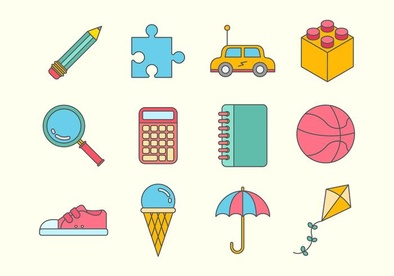
#> input picture contar2.jpg, 394 x 276 px, shrunk from 700 x 490 before the run
$ jupyter execute MomentoImagen.ipynb
#> lines starting #> are read from the running program, lines starting #| are printed output that depends on the picture; after the words box and inside, x2 and y2 are one past the last pixel; in counts of white or black regions, pixels touching at a corner belong together
[cell 1]
import cv2
import numpy as np
import matplotlib.pyplot as plt

def convertir_pixeles_a_cm(area_px, perimetro_px, pixeles_por_cm):
    area_cm2 = area_px / (pixeles_por_cm ** 2)
    perimetro_cm = perimetro_px / pixeles_por_cm
    return area_cm2, perimetro_cm

img = cv2.imread('contar2.jpg')
#> img is the input picture: shape (276, 394, 3); mean B, G, R 217.8, 234.9, 236.5
gray=cv2.cvtColor(img,cv2.COLOR_BGR2GRAY)

ret,bin=cv2.threshold(gray,200,255,cv2.THRESH_BINARY_INV)
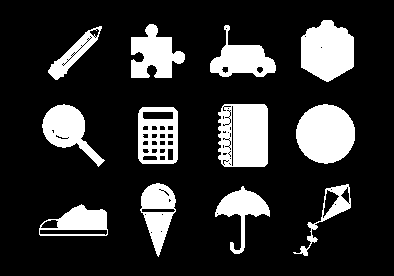
#> bin: shape (276, 394); 18.6% white; 12 white regions
contorno,jerarquia=cv2.findContours(bin,cv2.RETR_EXTERNAL,cv2.CHAIN_APPROX_SIMPLE)
#> contorno = 12 contours; largest, box (x1, y1, x2, y2) and area: (218, 104, 268, 167) 2904, (296, 104, 355, 164) 2661, (301, 20, 354, 82) 2423, (138, 107, 178, 164) 2150, (131, 24, 185, 78) 1638; jerarquia = [[1, -1, -1, -1], [2, 0, -1, -1], [3, 1, -1, -1], [4, 2, -1, -1], [5, 3, -1, -1], [6, 4, -1, -1], [7, 5, -1, -1], [8, 6, -1, -1], [9, 7, -1, -1], [10, 8, -1, -1], [11, 9, -1, -1], [-1, 10, -1, -1]]

perimetros=[]
areas=[]

for i in range(len(contorno)):
    cont = contorno[i]
    momento = cv2.moments(cont)
    if momento['m00']!=0:
        #centroide
        cx=int(momento['m10']/momento['m00'])
        cy=int(momento['m01']/momento['m00'])
    else:
        cx,cy = 0,0

    area = cv2.contourArea(cont)
    perimetro = cv2.arcLength(cont,True)

    perimetros.append(perimetro)
    areas.append(area)

    cv2.circle(img,(cx,cy),5,(0,255,0),-1)
    x,y,w,h = cv2.boundingRect(cont)
    cv2.rectangle(img,(x,y),(x+w,y+h),(0,255,0),3)
#> this loop made 12 passes
#> (cx, cy, area, perimetro, x, y, w, h) on passes 1 to 12: (76, 223, 1482, 180.1, 39, 204, 69, 32), (241, 208, 1161, 261.8, 215, 186, 55, 68), (331, 206, 853.5, 268.6, 293, 184, 58, 72), (157, 211, 1515, 185.7, 140, 183, 36, 74), (157, 135, 2150.5, 181.2, 138, 107, 40, 57), (325, 133, 2661, 194.2, 296, 104, 59, 60), (243, 135, 2904.5, 236.3, 218, 104, 50, 63), (67, 129, 1619.5, 210.4, 42, 104, 63, 63), (73, 53, 836, 162.8, 48, 26, 54, 54), (241, 60, 1559, 222.2, 210, 25, 66, 52), (153, 54, 1638, 276, 131, 24, 54, 54), (326, 50, 2423, 197.2, 301, 20, 53, 62)
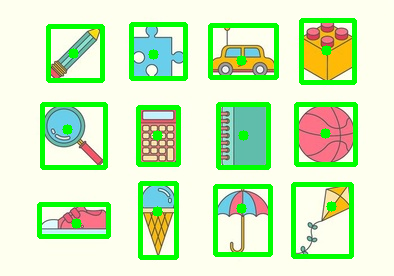
#> img: shape (276, 394, 3); 13.34% of pixels changed, all inside (x1, y1, x2, y2) = (37, 18, 358, 260)
#> after the loop, areas = [1482, 1161, 853.5, 1515, 2150.5, 2661, 2904.5, 1619.5, 836, 1559, 1638, 2423]; perimetros = [180.1, 261.8, 268.6, 185.7, 181.2, 194.2, 236.3, 210.4, 162.8, 222.2, 276, 197.2]

plt.figure(figsize=(10,5))
plt.subplot(1,2,1)
plt.imshow(cv2.cvtColor(img,cv2.COLOR_BGR2RGB))
plt.subplot(1,2,2)
plt.imshow(bin,cmap='gray')
plt.show()

pixeles_por_cm = 37.79

for i, (perimetro, area) in enumerate(zip(perimetros, areas)):
    area_cm2, perimetro_cm = convertir_pixeles_a_cm(area, perimetro, pixeles_por_cm)
    print(f'Contorno {i+1}: Perímetro = {perimetro:.2f} px ({perimetro_cm:.2f} cm) Área = {area:.2f} px² ({area_cm2:.2f} cm²)')
#> this loop made 12 passes
#> (perimetro, area, area_cm2, perimetro_cm) on passes 1 to 12: (180.1, 1482, 1.04, 4.77), (261.8, 1161, 0.813, 6.93), (268.6, 853.5, 0.598, 7.11), (185.7, 1515, 1.06, 4.91), (181.2, 2150.5, 1.51, 4.8), (194.2, 2661, 1.86, 5.14), (236.3, 2904.5, 2.03, 6.25), (210.4, 1619.5, 1.13, 5.57), (162.8, 836, 0.585, 4.31), (222.2, 1559, 1.09, 5.88), (276, 1638, 1.15, 7.3), (197.2, 2423, 1.7, 5.22)
#| Contorno 1: Perímetro = 180.08 px (4.77 cm) Área = 1482.00 px² (1.04 cm²)
#| Contorno 2: Perímetro = 261.82 px (6.93 cm) Área = 1161.00 px² (0.81 cm²)
#| Contorno 3: Perímetro = 268.55 px (7.11 cm) Área = 853.50 px² (0.60 cm²)
#| Contorno 4: Perímetro = 185.68 px (4.91 cm) Área = 1515.00 px² (1.06 cm²)
#| Contorno 5: Perímetro = 181.21 px (4.80 cm) Área = 2150.50 px² (1.51 cm²)
#| Contorno 6: Perímetro = 194.17 px (5.14 cm) Área = 2661.00 px² (1.86 cm²)
#| Contorno 7: Perímetro = 236.33 px (6.25 cm) Área = 2904.50 px² (2.03 cm²)
#| Contorno 8: Perímetro = 210.35 px (5.57 cm) Área = 1619.50 px² (1.13 cm²)
#> (further printed lines are left out)

Calculos de momentos de HU

[cell 2]
import cv2
import numpy as np
import matplotlib.pyplot as plt

def convertir_pixeles_a_cm(area_px, perimetro_px, pixeles_por_cm):
    area_cm2 = area_px / (pixeles_por_cm ** 2)
    perimetro_cm = perimetro_px / pixeles_por_cm
    return area_cm2, perimetro_cm

img = cv2.imread('contar5.jpg')
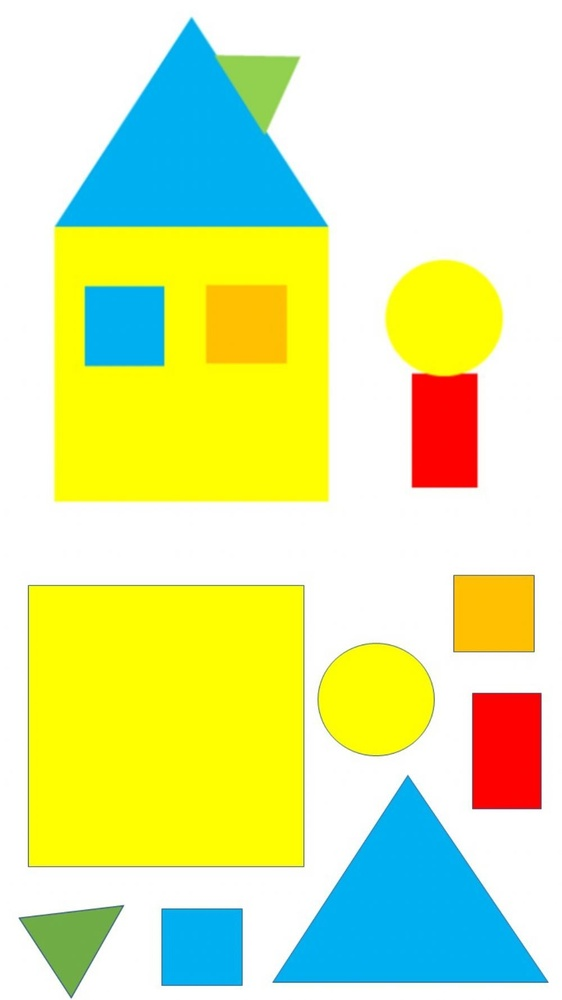
#> input picture contar5.jpg, 562 x 1000 px, shrunk from 1000 x 1778 before the run
#> img is the input picture: shape (1000, 562, 3); mean B, G, R 164.8, 234.8, 220.5
gray=cv2.cvtColor(img,cv2.COLOR_BGR2GRAY)
#> gray: shape (1000, 562)

ret,bin=cv2.threshold(gray,200,255,cv2.THRESH_BINARY_INV)
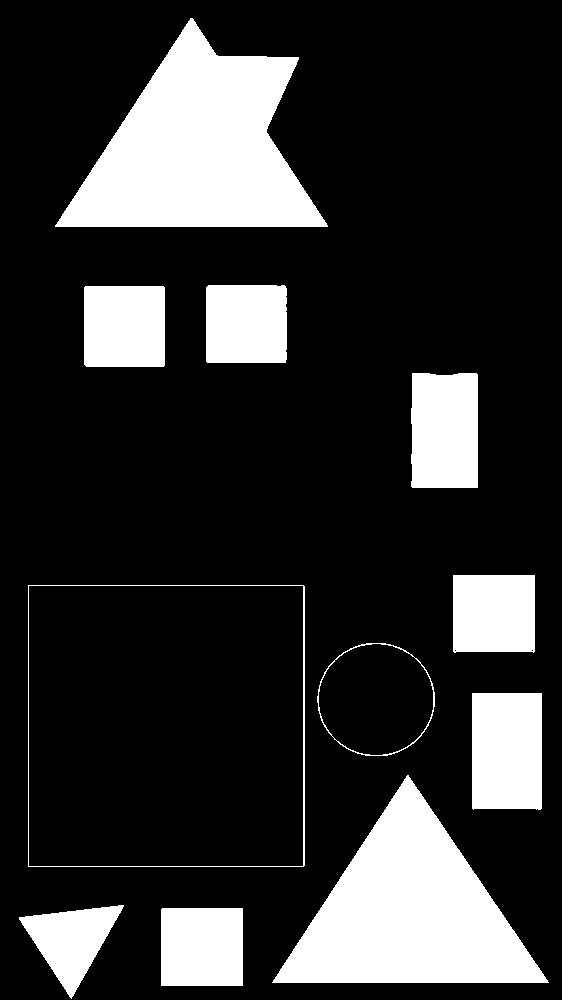
#> bin: shape (1000, 562); 19.4% white; 11 white regions
contorno,jerarquia=cv2.findContours(bin,cv2.RETR_EXTERNAL,cv2.CHAIN_APPROX_SIMPLE)
#> contorno = 11 contours; largest, box (x1, y1, x2, y2) and area: (28, 585, 305, 867) 77555, (55, 18, 328, 227) 31584, (272, 775, 549, 983) 28636, (317, 643, 435, 756) 10322, (472, 693, 542, 810) 7940; jerarquia = [[1, -1, -1, -1], [2, 0, -1, -1], [3, 1, -1, -1], [4, 2, -1, -1], [5, 3, -1, -1], [6, 4, -1, -1], [7, 5, -1, -1], [8, 6, -1, -1], [9, 7, -1, -1], [10, 8, -1, -1], [-1, 9, -1, -1]]

perimetros=[]
areas=[]

for i in range(len(contorno)):
    cont = contorno[i]
    momento = cv2.moments(cont)
    if momento['m00']!=0:
        #centroide
        cx=int(momento['m10']/momento['m00'])
        cy=int(momento['m01']/momento['m00'])
    else:
        cx,cy = 0,0

    area = cv2.contourArea(cont)
    perimetro = cv2.arcLength(cont,True)

    perimetros.append(perimetro)
    areas.append(area)

    #cv2.circle(img,(cx,cy),5,(0,255,0),-1)
    #x,y,w,h = cv2.boundingRect(cont)
    #cv2.rectangle(img,(x,y),(x+w,y+h),(0,255,0),3)

    #aproximar contorno // momentos de HU
    epsilon = 0.04 * perimetro
    approx = cv2.approxPolyDP(cont, epsilon, True)

    cv2.drawContours(img, [approx], -1, (255, 0, 0), 2)
    cv2.circle(img, (cx, cy), 5, (0, 255, 0), -1)

    hu = cv2.HuMoments(momento)
    hu_log = -np.sign(hu) * np.log10(np.abs(hu))
    print(f"\nFigura {i+1} - Momentos de Hu:")
    for j in range(7):
        print(f"  Hu[{j+1}] = {hu_log[j][0]:.5f}")
#> this loop made 11 passes
#> (cx, cy, area, perimetro, epsilon, approx, hu_log) on passes 1, 2, 3, 4, 6: (201, 946, 6236.5, 315.4, 12.62, [[161, 909], [161, 985], [242, 985], [242, 908]], [0.778, 4.15, 9.12, 10.1, 19.71, -13.39, -20.67]), (70, 940, 4592, 326, 13.04, [[123, 905], [19, 917], [71, 998]], [0.712, 3.19, 2.34, 4.65, 8.16, 6.26, -8.79]), (409, 912, 28636.5, 804.9, 32.2, [[272, 982], [548, 982], [408, 775]], [0.711, 3.12, 2.33, 4.69, -8.23, -6.27, -8.69]), (506, 750, 7940, 370.5, 14.82, [[472, 693], [472, 808], [540, 809], [541, 693]], [0.724, 2.1, 7.64, 8.63, 16.76, 11.17, 18.07]), (165, 725, 77555, 1112.8, 44.51, [[28, 585], [28, 866], [303, 866], [304, 586]], [0.778, 5.05, 10.98, 11.94, -23.41, -14.47, -33.27])
#> (cx, cy, area, perimetro, epsilon, hu_log) on passes 5, 11: (375, 699, 10322.5, 380.1, 15.2, [0.798, 4.52, 8.19, 11.44, 22.93, -14.7, 21.25]), (197, 149, 31584, 875.2, 35.01, [0.724, 2.97, 2.63, 4.66, -9, 6.42, 8.31])
#> (printed output is left out)
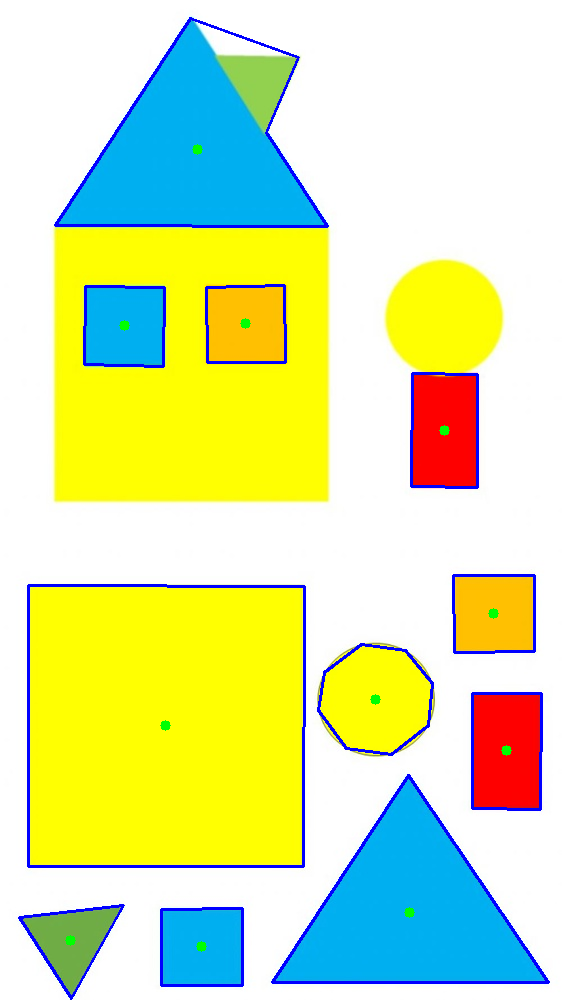
#> img: shape (1000, 562, 3); 3.05% of pixels changed, all inside (x1, y1, x2, y2) = (18, 17, 550, 1000)
#> after the loop, areas = [6236.5, 4592, 28636.5, 7940, 10322.5, 77555, 6159, 7396.5, 6396.5, 6141, 31584]; perimetros = [315.4, 326, 804.9, 370.5, 380.1, 1112.8, 315.7, 361.6, 317.1, 314.6, 875.2]


plt.figure(figsize=(10,5))
plt.subplot(1,2,1)
plt.imshow(cv2.cvtColor(img,cv2.COLOR_BGR2RGB))
plt.axis('off')
plt.subplot(1,2,2)
plt.imshow(bin,cmap='gray')
plt.axis('off')
plt.show()
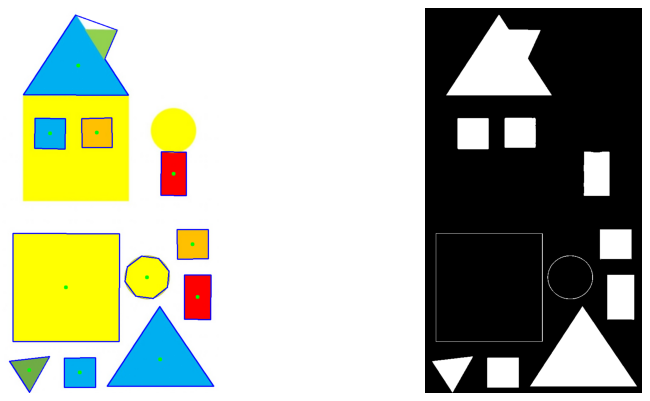
#> figure drawn by matplotlib, 2 panels

for i, (perimetro, area) in enumerate(zip(perimetros, areas)):
    area_cm2, perimetro_cm = convertir_pixeles_a_cm(area, perimetro, pixeles_por_cm)
    print(f'Contorno {i+1}: Perímetro = {perimetro:.2f} px ({perimetro_cm:.2f} cm) Área = {area:.2f} px² ({area_cm2:.2f} cm²)')
#> this loop made 11 passes
#> (perimetro, area, area_cm2, perimetro_cm) on passes 3, 6, 11: (804.9, 28636.5, 20.05, 21.3), (1112.8, 77555, 54.31, 29.45), (875.2, 31584, 22.12, 23.16)
#| Contorno 1: Perímetro = 315.41 px (8.35 cm) Área = 6236.50 px² (4.37 cm²)
#| Contorno 2: Perímetro = 326.05 px (8.63 cm) Área = 4592.00 px² (3.22 cm²)
#| Contorno 3: Perímetro = 804.91 px (21.30 cm) Área = 28636.50 px² (20.05 cm²)
#| Contorno 4: Perímetro = 370.49 px (9.80 cm) Área = 7940.00 px² (5.56 cm²)
#| Contorno 5: Perímetro = 380.09 px (10.06 cm) Área = 10322.50 px² (7.23 cm²)
#| Contorno 6: Perímetro = 1112.83 px (29.45 cm) Área = 77555.00 px² (54.31 cm²)
#| Contorno 7: Perímetro = 315.66 px (8.35 cm) Área = 6159.00 px² (4.31 cm²)
#| Contorno 8: Perímetro = 361.56 px (9.57 cm) Área = 7396.50 px² (5.18 cm²)
#> (further printed lines are left out)

Clasisficacion de figuras

[cell 3]
import cv2
import numpy as np
import matplotlib.pyplot as plt

def convertir_pixeles_a_cm(area_px, perimetro_px, pixeles_por_cm):
    area_cm2 = area_px / (pixeles_por_cm ** 2)
    perimetro_cm = perimetro_px / pixeles_por_cm
    return area_cm2, perimetro_cm

def clasificar_figura(aproximacion):
    vertices = len(aproximacion)
    if vertices == 3:
        return "Triangulo"
    elif vertices == 4:
        (x, y, w, h) = cv2.boundingRect(aproximacion)
        aspect_ratio = float(w)/h
        if 0.95 <= aspect_ratio <= 1.05:
            return "Cuadrado"
        else:
            return "Rectangulo"

    elif vertices == 5:
        return "Pentagono"

    elif vertices == 6:
        return "Hexagono"

    elif vertices > 6:
        return "Circulo"
    else:
        return "Desconocido"

img = cv2.imread('contar6.jpg')
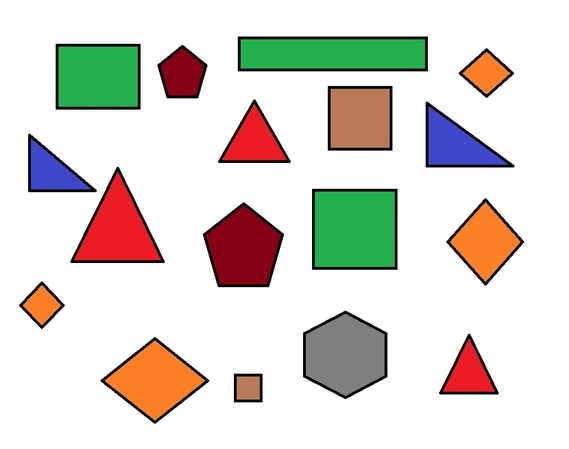
#> input picture contar6.jpg, 569 x 449 px, shrunk from 1012 x 799 before the run
#> img is the input picture: shape (449, 569, 3); mean B, G, R 208.5, 215.5, 220.4
gray=cv2.cvtColor(img,cv2.COLOR_BGR2GRAY)
#> gray: shape (449, 569)

ret,bin=cv2.threshold(gray,200,255,cv2.THRESH_BINARY_INV)
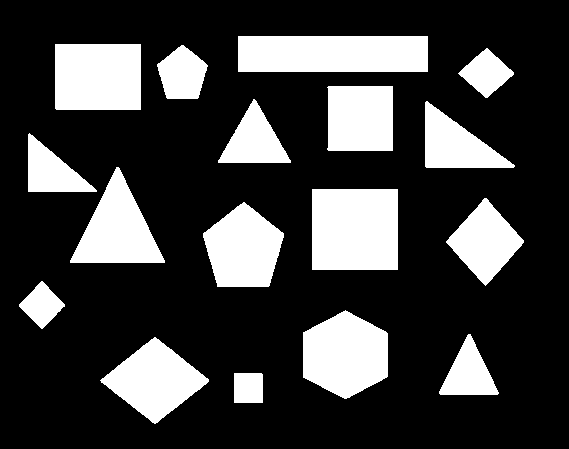
#> bin: shape (449, 569); 24.5% white; 17 white regions
contorno,jerarquia=cv2.findContours(bin,cv2.RETR_EXTERNAL,cv2.CHAIN_APPROX_SIMPLE)
#> contorno = 17 contours; largest, box (x1, y1, x2, y2) and area: (312, 189, 398, 270) 6800, (238, 36, 428, 72) 6615, (303, 310, 388, 399) 5560, (55, 44, 141, 110) 5524, (100, 337, 209, 424) 4770; jerarquia = 17 rows, first 6: [1, -1, -1, -1], [2, 0, -1, -1], [3, 1, -1, -1], [4, 2, -1, -1], [5, 3, -1, -1], [6, 4, -1, -1]

perimetros=[]
areas=[]

for i in range(len(contorno)):
    cont = contorno[i]
    momento = cv2.moments(cont)
    if momento['m00']!=0:
        #centroide
        cx=int(momento['m10']/momento['m00'])
        cy=int(momento['m01']/momento['m00'])
    else:
        cx,cy = 0,0

    area = cv2.contourArea(cont)
    perimetro = cv2.arcLength(cont,True)

    perimetros.append(perimetro)
    areas.append(area)

    #cv2.circle(img,(cx,cy),5,(0,255,0),-1)
    #x,y,w,h = cv2.boundingRect(cont)
    #cv2.rectangle(img,(x,y),(x+w,y+h),(0,255,0),3)

    #calculo aproximado contorno
    epsilon = 0.04 * perimetro
    approx = cv2.approxPolyDP(cont, epsilon, True)

    figura = clasificar_figura(approx)

    cv2.drawContours(img, [approx], -1, (255, 0, 0), 2)
    cv2.putText(img, figura, (cx - 40, cy), cv2.FONT_HERSHEY_SIMPLEX, 1, (0, 0, 0), 2)
    cv2.circle(img, (cx, cy), 5, (0, 255, 0), -1)
#> this loop made 17 passes
#> (cx, cy, area, perimetro, epsilon, approx, vertices in clasificar_figura, x in clasificar_figura) on passes 1, 2, 5, 7, 8, 13, 14: (247, 387, 811.5, 113.4, 4.54, [[234, 373], [234, 402], [262, 402], [262, 374]], 4, 234), (154, 380, 4769.5, 289, 11.56, [[154, 337], [100, 380], [155, 423], [208, 379]], 4, 100), (41, 304, 1109, 133.6, 5.34, [[41, 281], [19, 306], [42, 328], [64, 304]], 4, 19), (484, 241, 3440, 239, 9.56, [[486, 198], [446, 241], [485, 285], [523, 242]], 4, 446), (354, 229, 6800, 330, 13.2, [[312, 189], [312, 269], [397, 269], [397, 189]], 4, 312), (359, 118, 4099, 257.7, 10.31, [[327, 87], [328, 150], [392, 150], [392, 86]], 4, 327), (485, 72, 1404, 151.8, 6.07, [[487, 48], [458, 73], [485, 97], [513, 74]], 4, 458)
#> (cx, cy, area, perimetro, epsilon, approx, vertices in clasificar_figura, figura) on passes 3, 9, 10, 11, 12: (468, 373, 1886.5, 203.4, 8.14, [[468, 334], [439, 393], [497, 394]], 3, 'Triangulo'), (117, 229, 4607, 324.1, 12.96, [[116, 167], [70, 262], [164, 262]], 3, 'Triangulo'), (51, 171, 2050, 218, 8.72, [[28, 134], [28, 191], [96, 191]], 3, 'Triangulo'), (455, 144, 3069.5, 270.8, 10.83, [[425, 102], [426, 167], [514, 166]], 3, 'Triangulo'), (253, 140, 2355.5, 228.4, 9.14, [[253, 99], [218, 162], [290, 162]], 3, 'Triangulo')
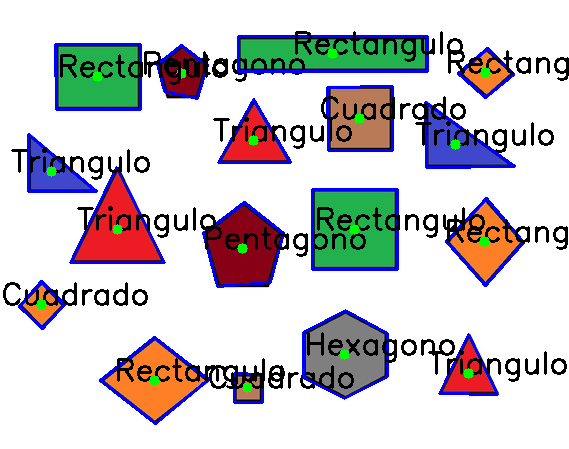
#> img: shape (449, 569, 3); 11.89% of pixels changed, all inside (x1, y1, x2, y2) = (3, 31, 569, 425)
#> after the loop, areas = [811.5, 4769.5, 1886.5, 5560, 1109, 4753.5, 3440, 6800, 4607, 2050, 3069.5, 2355.5, 4099, 1404, 1866.5, 5524.5, 6615]; perimetros = [113.4, 289, 203.4, 292.5, 133.6, 274.7, 239, 330, 324.1, 218, 270.8, 228.4, 257.7, 151.8, 171.4, 299.4, 448]


plt.figure(figsize=(10,5))
plt.subplot(1,2,1)
plt.imshow(cv2.cvtColor(img,cv2.COLOR_BGR2RGB))
plt.axis('off')
plt.subplot(1,2,2)
plt.imshow(bin,cmap='gray')
plt.axis('off')
plt.show()
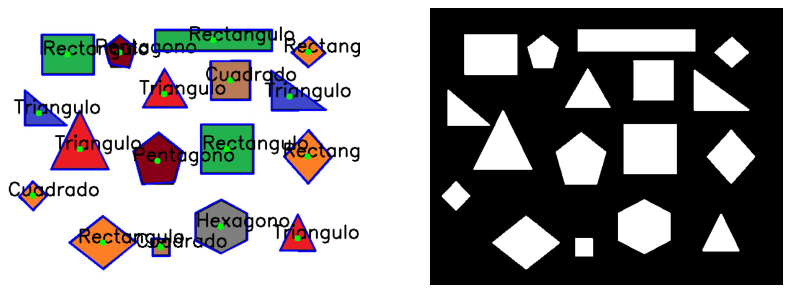
#> figure drawn by matplotlib, 2 panels

for i, (perimetro, area) in enumerate(zip(perimetros, areas)):
    area_cm2, perimetro_cm = convertir_pixeles_a_cm(area, perimetro, pixeles_por_cm)
    print(f'Contorno {i+1}: Perímetro = {perimetro:.2f} px ({perimetro_cm:.2f} cm) Área = {area:.2f} px² ({area_cm2:.2f} cm²)')
#> this loop made 17 passes
#> (perimetro, area, area_cm2, perimetro_cm) on passes 1 to 12: (113.4, 811.5, 0.568, 3), (289, 4769.5, 3.34, 7.65), (203.4, 1886.5, 1.32, 5.38), (292.5, 5560, 3.89, 7.74), (133.6, 1109, 0.777, 3.54), (274.7, 4753.5, 3.33, 7.27), (239, 3440, 2.41, 6.32), (330, 6800, 4.76, 8.73), (324.1, 4607, 3.23, 8.58), (218, 2050, 1.44, 5.77), (270.8, 3069.5, 2.15, 7.16), (228.4, 2355.5, 1.65, 6.04)
#| Contorno 1: Perímetro = 113.41 px (3.00 cm) Área = 811.50 px² (0.57 cm²)
#| Contorno 2: Perímetro = 289.00 px (7.65 cm) Área = 4769.50 px² (3.34 cm²)
#| Contorno 3: Perímetro = 203.44 px (5.38 cm) Área = 1886.50 px² (1.32 cm²)
#| Contorno 4: Perímetro = 292.45 px (7.74 cm) Área = 5560.00 px² (3.89 cm²)
#| Contorno 5: Perímetro = 133.62 px (3.54 cm) Área = 1109.00 px² (0.78 cm²)
#| Contorno 6: Perímetro = 274.69 px (7.27 cm) Área = 4753.50 px² (3.33 cm²)
#| Contorno 7: Perímetro = 238.96 px (6.32 cm) Área = 3440.00 px² (2.41 cm²)
#| Contorno 8: Perímetro = 330.00 px (8.73 cm) Área = 6800.00 px² (4.76 cm²)
#> (further printed lines are left out)
